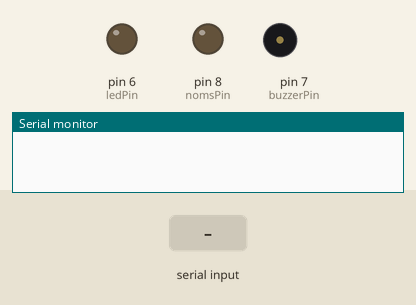
A sketch run on a simulated Arduino Uno, built with avr-gcc and run on an emulated ATmega328P. Shown: output pins drawn as LEDs (lit = HIGH), buzzer (waves = sounding), the last lines printed to the serial monitor. The inputs (shaded band) are chosen by the test bench.

Above: at 1.2 s.
1.3 s: "1" received over Serial
At 1.45 s:
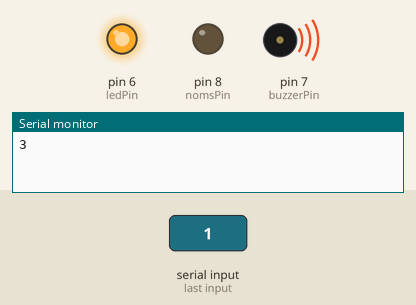
Timing chart, 0 to 4.3 s (numbered marks = the images above; inputs shaded):
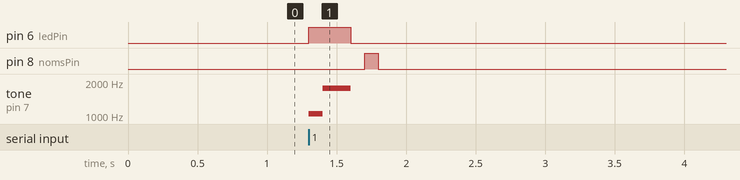

Measured:
- after the input at 1.3 s, pin 6 (ledPin): LOW → HIGH at once, → LOW 0.30 s later; pin 8 (nomsPin): LOW → HIGH after 0.40 s, → LOW 0.10 s later; tone on pin 7 (buzzerPin): silent → 1047 Hz at once, → 1760 Hz 0.10 s later, → silent 0.20 s later

The sketch:

D_B.ino
```cpp
const int ledPin = 6;    // LED connected to digital pin 6
const int buzzerPin = 7;
const int nomsPin = 8;
int command;
bool systemOn = false;
unsigned long previousMillis = 0;
const long interval = 500;

void setup() {
  Serial.begin(9600);  // Initialize software serial communication
  pinMode(ledPin, OUTPUT);
  pinMode(buzzerPin, OUTPUT);
  pinMode(nomsPin, OUTPUT);
}

void loop() {
  unsigned long currentMillis = millis();

  if (Serial.available() > 0) {
    command = Serial.read();  // Read the command sent by the master
    if (command == '1') {
      digitalWrite(ledPin, HIGH);
      Serial.write('3');
      //digitalWrite(buzzerPin, HIGH);
      tone(buzzerPin, 1047, 100);
      delay(100);
      tone(buzzerPin, 1760, 200);
      delay(200);
      digitalWrite(ledPin, LOW);
      digitalWrite(nomsPin, HIGH);
      previousMillis = currentMillis;  // Reset the timer when signal is received
      systemOn = true;
    }
  } else {
    if (systemOn) {
      if (currentMillis - previousMillis < interval) {
        // Blink the nomsPin LED within the specified interval
        if ((currentMillis / 100) % 2 == 0) {
          digitalWrite(nomsPin, LOW);
        } else {
          digitalWrite(nomsPin, HIGH);
        }
      } else {
        // Turn off the nomsPin LED after the interval
        digitalWrite(ledPin, LOW);
        digitalWrite(nomsPin, LOW);
        noTone(buzzerPin);
        systemOn = false;
      }
    }
  }
}
```
